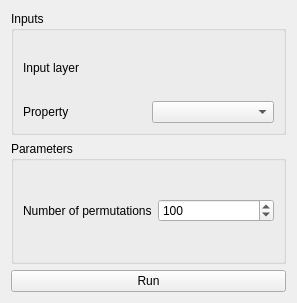
<?xml version="1.0" encoding="UTF-8"?>
<ui version="4.0">
 <class>Form</class>
 <widget class="QWidget" name="Form">
  <property name="geometry">
   <rect>
    <x>0</x>
    <y>0</y>
    <width>297</width>
    <height>303</height>
   </rect>
  </property>
  <property name="windowTitle">
   <string>Form</string>
  </property>
  <layout class="QVBoxLayout" name="verticalLayout">
   <item>
    <widget class="QGroupBox" name="container_input">
     <property name="title">
      <string>Inputs</string>
     </property>
     <layout class="QGridLayout" name="gridLayout">
      <item row="0" column="0" colspan="2">
       <widget class="QLabel" name="label_input_layer">
        <property name="text">
         <string>Input layer</string>
        </property>
       </widget>
      </item>
      <item row="1" column="0">
       <widget class="QLabel" name="label_2">
        <property name="text">
         <string>Property</string>
        </property>
       </widget>
      </item>
      <item row="1" column="1">
       <widget class="QComboBox" name="property_select"/>
      </item>
     </layout>
    </widget>
   </item>
   <item>
    <widget class="QGroupBox" name="container_params">
     <property name="title">
      <string>Parameters</string>
     </property>
     <layout class="QGridLayout" name="gridLayout_2">
      <item row="0" column="0">
       <widget class="QLabel" name="label">
        <property name="text">
         <string>Number of permutations</string>
        </property>
       </widget>
      </item>
      <item row="0" column="1">
       <widget class="QSpinBox" name="spinbox_n_permutations">
        <property name="minimum">
         <number>10</number>
        </property>
        <property name="maximum">
         <number>1000</number>
        </property>
        <property name="value">
         <number>100</number>
        </property>
       </widget>
      </item>
     </layout>
    </widget>
   </item>
   <item>
    <widget class="QPushButton" name="pushButton_run">
     <property name="text">
      <string>Run</string>
     </property>
    </widget>
   </item>
  </layout>
 </widget>
 <resources/>
 <connections/>
</ui>
